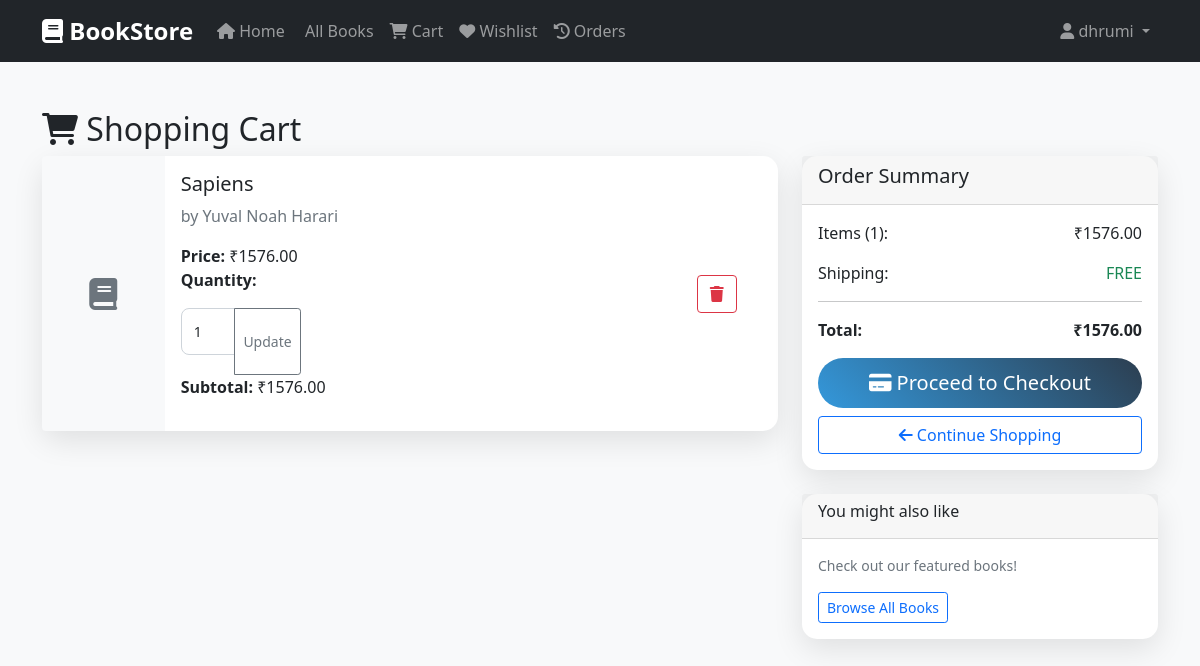
/bookstore/cart/ (signed in), run on the app's committed database.
### bookstore/bookstore/models.py (models this page shows, shortened)
class Cart(models.Model):
    user = models.ForeignKey(User, on_delete=models.CASCADE)
    book = models.ForeignKey(Book, on_delete=models.CASCADE)
    quantity = models.PositiveIntegerField(default=1)
    created_at = models.DateTimeField(auto_now_add=True)
    class Meta:
        unique_together = ('user', 'book')
    @property
    def total_price(self):
        return self.quantity * self.book.price

class Book(models.Model):
    title = models.CharField(max_length=200)
    author = models.CharField(max_length=100)
    category = models.ForeignKey(Category, on_delete=models.CASCADE)
    description = models.TextField()
    price = models.DecimalField(max_digits=10, decimal_places=2)
    stock = models.PositiveIntegerField(default=0)
    image = models.ImageField(upload_to='books/', blank=True, null=True)
    isbn = models.CharField(max_length=13, unique=True)
    publication_date = models.DateField()
    created_at = models.DateTimeField(auto_now_add=True)
    updated_at = models.DateTimeField(auto_now=True)

### bookstore/bookstore/views.py (the view)
# urls.py: path('cart/', views.cart_view, name='cart'),
@login_required
def cart_view(request):
    cart_items = Cart.objects.filter(user=request.user)
    subtotal = sum(item.total_price for item in cart_items)
    shipping_cost = Decimal('0.00') if subtotal >= 999 else Decimal('50.00')
    total = subtotal + shipping_cost
    context = {
        'cart_items': cart_items,
        'subtotal': subtotal,
        'shipping_cost': shipping_cost,
        'total': total,
        'free_shipping_threshold': 999,
    }
    return render(request, 'bookstore/cart.html', context)

### bookstore/templates/bookstore/cart.html (shortened to what this page needs)
{% extends 'base.html' %}
{% block content %}
<div class="container py-5">
    <h2><i class="fas fa-shopping-cart"></i> Shopping Cart</h2>
    {% if cart_items %}
        <div class="row">
            <div class="col-lg-8">
                {% for item in cart_items %}
                <div class="card mb-3">
                    <div class="row g-0">
                        <div class="col-md-2">
                            {% if item.book.image %}
                                <img src="{{ item.book.image.url }}" class="img-fluid rounded-start h-100" alt="{{ item.book.title }}">
                            {% else %}
                                <div class="bg-light rounded-start h-100 d-flex align-items-center justify-content-center">
                                    <i class="fas fa-book fa-2x text-muted"></i>
                                </div>
                            {% endif %}
                        </div>
                        <div class="col-md-8">
                            <div class="card-body">
                                <h5 class="card-title">{{ item.book.title }}</h5>
                                <p class="card-text text-muted">by {{ item.book.author }}</p>
                                <p class="card-text">
                                    <strong>Price:</strong> ₹{{ item.book.price }}<br>
                                    <strong>Quantity:</strong>
                                    <form method="post" action="{% url 'bookstore:update_cart' item.id %}" class="d-inline">
                                        <div class="input-group" style="width: 120px; display: inline-flex;">
                                            <input type="number" name="quantity" value="{{ item.quantity }}"
                                                   min="1" max="{{ item.book.stock }}" class="form-control form-control-sm">
                                            <button type="submit" class="btn btn-outline-secondary btn-sm">Update</button>
                                        </div>
                                    </form><br>
                                    <strong>Subtotal:</strong> ₹{{ item.total_price }}
                                </p>
                            </div>
                        </div>
                        <div class="col-md-2 d-flex align-items-center justify-content-center">
                            <a href="{% url 'bookstore:remove_from_cart' item.id %}"
                               class="btn btn-outline-danger"
                               onclick="return confirm('Remove this item from cart?')">
                                <i class="fas fa-trash"></i>
                            </a>
                        </div>
                    </div>
                </div>
                {% endfor %}
            </div>
            <div class="col-lg-4">
                <div class="card">
                    <div class="card-header">
                        <h5>Order Summary</h5>
                    </div>
                    <div class="card-body">
                        <div class="d-flex justify-content-between mb-3">
                            <span>Items ({{ cart_items.count }}):</span>
                            <span>₹{{ subtotal }}</span>
                        </div>
                        <div class="d-flex justify-content-between mb-3">
                            <span>Shipping:</span>
                            <span>
                                {% if shipping_cost == 0 %}
                                    <span class="text-success">FREE</span>
                                {% else %}
                                    ₹{{ shipping_cost }}
                                {% endif %}
                            </span>
                        </div>
                        <hr>
                        <div class="d-flex justify-content-between mb-3">
                            <strong>Total:</strong>
                            <strong>₹{{ total }}</strong>
                        </div>
                        <a href="{% url 'bookstore:checkout' %}" class="btn btn-primary w-100 btn-lg">
                            <i class="fas fa-credit-card"></i> Proceed to Checkout
                        </a>
                        <a href="{% url 'bookstore:book_list' %}" class="btn btn-outline-primary w-100 mt-2">
                            <i class="fas fa-arrow-left"></i> Continue Shopping
                        </a>
                    </div>
                </div>
                <div class="card mt-4">
                    <div class="card-header">
                        <h6>You might also like</h6>
                    </div>
                    <div class="card-body">
                        <div class="row">
                            <div class="col-12">
                                <p class="text-muted small">Check out our featured books!</p>
                                <a href="{% url 'bookstore:book_list' %}" class="btn btn-outline-primary btn-sm">
                                    Browse All Books
                                </a>
                            </div>
                        </div>
                    </div>
                </div>
            </div>
        </div>
    {% endif %}
</div>
{% endblock %}

### bookstore/templates/base.html (shortened to what this page needs)
<!DOCTYPE html>
<html lang="en">
<head>
    <link href="https://cdn.jsdelivr.net/npm/bootstrap@5.1.3/dist/css/bootstrap.min.css" rel="stylesheet">
    <link href="https://cdnjs.cloudflare.com/ajax/libs/font-awesome/6.0.0/css/all.min.css" rel="stylesheet">
</head>
<body>
    {% if user.is_authenticated %}
    <nav class="navbar navbar-expand-lg navbar-dark bg-dark">
        <div class="container">
            <a class="navbar-brand" href="{% url 'bookstore:home' %}">
                <i class="fas fa-book"></i> BookStore
            </a>
            <div class="collapse navbar-collapse" id="navbarNav">
                <ul class="navbar-nav me-auto">
                    <li class="nav-item">
                        <a class="nav-link" href="{% url 'bookstore:home' %}">
                            <i class="fas fa-home"></i> Home
                        </a>
                    </li>
                    <li class="nav-item">
                        <a class="nav-link" href="{% url 'bookstore:book_list' %}">
                             All Books
                        </a>
                    </li>
                    <li class="nav-item">
                        <a class="nav-link" href="{% url 'bookstore:cart' %}">
                            <i class="fas fa-shopping-cart"></i> Cart
                        </a>
                    </li>
                    <li class="nav-item">
                        <a class="nav-link" href="{% url 'bookstore:wishlist' %}">
                            <i class="fas fa-heart"></i> Wishlist
                        </a>
                    </li>
                    <li class="nav-item">
                        <a class="nav-link" href="{% url 'bookstore:order_history' %}">
                            <i class="fas fa-history"></i> Orders
                        </a>
                    </li>
                </ul>
                <ul class="navbar-nav">
                    <li class="nav-item dropdown">
                        <a class="nav-link dropdown-toggle" href="#" id="navbarDropdown" role="button" data-bs-toggle="dropdown">
                            <i class="fas fa-user"></i> {{ user.first_name|default:user.username }}
                        </a>
                    </li>
                </ul>
            </div>
        </div>
    </nav>
    {% endif %}
    <main>
        {% block content %}
        {% endblock %}
    </main>
</body>
</html>

### bookstore/templates/base.html (style rules this page uses)
:root { --primary-color: #2c3e50; --secondary-color: #3498db; --accent-color: #e74c3c; --success-color: #27ae60; --warning-color: #f39c12; }
body { font-family: 'Segoe UI', Tahoma, Geneva, Verdana, sans-serif; background-color: #f8f9fa; min-height: 100vh; }
.navbar-brand { font-weight: bold; font-size: 1.5rem; }
.card { border: none; border-radius: 15px; box-shadow: 0 10px 30px rgba(0,0,0,0.1); transition: transform 0.3s ease; }
.btn-primary { background: linear-gradient(45deg, var(--secondary-color), var(--primary-color)); border: none; border-radius: 25px; padding: 10px 25px; transition: all 0.3s ease; }
.form-control { padding: 12px; border-radius: 8px; margin-bottom: 20px; }

### data on the page
Cart: book "Sapiens", book.author "Yuval Noah Harari", book.price "1576.00", quantity "1", total_price "1576.00"

### other printed values
{{ user.first_name|default:user.username }} "dhrumi"
{{ cart_items.count }} "1"
{{ subtotal }} "1576.00"
{{ total }} "1576.00"
